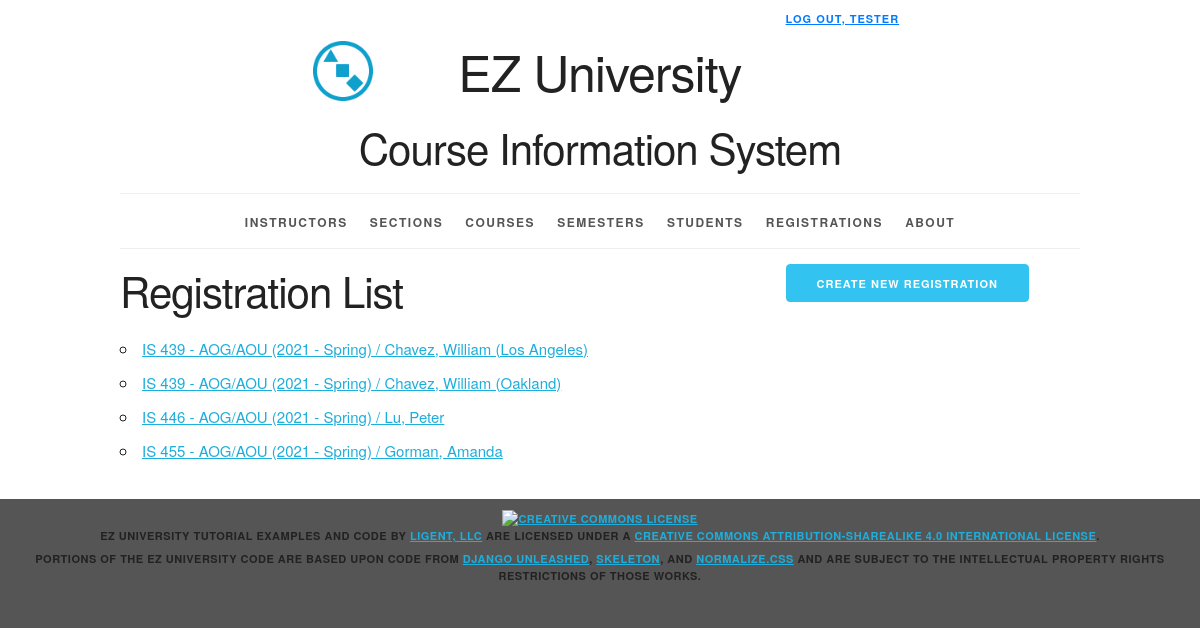
The app's page /registration/ (signed in) with its own data.
### courseinfo/models.py (models this page shows, shortened)
class Registration(models.Model):
    registration_id = models.AutoField(primary_key=True)
    student = models.ForeignKey(Student,related_name='registrations',on_delete=models.PROTECT)
    section = models.ForeignKey(Section,related_name='registrations',on_delete=models.PROTECT)
    def __str__(self):
        return '%s / %s' % (self.section, self.student)
    def get_absolute_url(self):
        return reverse('courseinfo_registration_detail_urlpattern',
                       kwargs={'pk':self.pk})
    class Meta:
        ordering = ['section','student']
        constraints = [
            UniqueConstraint(fields = ['section','student'], name='unique_registration')
        ]

class Section(models.Model):
    section_id = models.AutoField(primary_key=True)
    section_name = models.CharField(max_length=20)
    semester = models.ForeignKey(Semester,related_name='sections',on_delete=models.PROTECT)
    course = models.ForeignKey(Course,related_name='sections',on_delete=models.PROTECT)
    instructor = models.ForeignKey(Instructor,related_name='sections',on_delete=models.PROTECT)
    def __str__(self):
        return '%s - %s (%s)' % (self.course.course_number,self.section_name,self.semester.__str__())
    class Meta:
        ordering = ['course','section_name','semester']
        constraints = [
            UniqueConstraint(fields = ['semester','course','section_name'], name = 'unique_section')
        ]

class Course(models.Model):
    course_id = models.AutoField(primary_key=True)
    course_number = models.CharField(max_length=20)
    course_name = models.CharField(max_length=255)
    class Meta:
        ordering = ['course_number', 'course_name']
        constraints = [
            UniqueConstraint(fields=['course_number','course_name'],name='unique_course')
            ]

class Semester(models.Model):
    semester_id = models.AutoField(primary_key=True)
    year = models.ForeignKey(Year, related_name='semesters', on_delete=models.PROTECT)
    period = models.ForeignKey(Period, related_name='semesters', on_delete=models.PROTECT)
    def __str__(self):
        return '%s - %s' % (self.year.year, self.period.period_name)
    class Meta:
        ordering = ['year__year','period__period_sequence']
        constraints = [
            UniqueConstraint(fields = ['year','period'], name = 'unique_semester')
        ]

class Year(models.Model):
    year_id = models.AutoField(primary_key=True)
    year = models.IntegerField(unique=True)
    class Meta:
        ordering = ['year']

class Period(models.Model):
    period_id = models.AutoField(primary_key=True)
    period_sequence = models.IntegerField(unique=True)
    period_name = models.CharField(max_length=45,unique=True)
    class Meta:
        ordering = ['period_sequence']

class Student(models.Model):
    student_id = models.AutoField(primary_key=True)
    first_name = models.CharField(max_length=45)
    last_name = models.CharField(max_length=45)
    disambiguator = models.CharField(max_length=45,blank=True,default='')
    def __str__(self):
        result = ''
        if self.disambiguator == '':
            result = '%s, %s' % (self.last_name,self.first_name)
        else:
            result = '%s, %s (%s)' % (self.last_name, self.first_name, self.disambiguator)
        return result
    class Meta:
        ordering = ['last_name','first_name','disambiguator']
        constraints = [
            UniqueConstraint(fields=['last_name','first_name','disambiguator'],name='unique_student')
        ]

### courseinfo/views.py (the view)
class RegistrationList(LoginRequiredMixin, PermissionRequiredMixin,ListView):
    model = Registration
    permission_required = 'courseinfo.view_registration'

### courseinfo/templates/courseinfo/registration_list.html (shortened to what this page needs)
{% extends 'courseinfo/base.html' %}
{% block create_button %}
    {% if perms.courseinfo.add_student %}
      <a href="{% url 'courseinfo_registration_create_urlpattern' %}"
         class="button button-primary">
        Create New Registration</a>
    {% endif %}
{% endblock %}
{% block org_content %}
  <h2>Registration List</h2>
    <ul>
        {% for registration in registration_list %}
            <li>
                <a href="{{ registration.get_absolute_url }}">{{ registration }}</a>
            </li>
        {% empty %}
            <li><em>There are currently no registrations available.</em></li>
        {% endfor %}
    </ul>
{% endblock %}

### courseinfo/templates/courseinfo/base.html (shortened to what this page needs)
{% load static %}
<!DOCTYPE html>
<html lang="en">
<head>
    <link rel="stylesheet" type="text/css"
          href="{% static 'coursinfo/normalize.css' %}">
    <link rel="stylesheet" type="text/css"
          href="{% static 'courseinfo/skeleton.css' %}">
    <link rel="stylesheet" type="text/css"
          href="{% static 'courseinfo/style.css' %}">
</head>
<body>
<div class="container">
<div class="status row">
    <div class="offset-by-eight four columns">
        <ul class="inline">
            {% if user.is_authenticated %}
                <li>
                    <form method="post" action="{% url 'logout_urlpattern' %}" style="display:inline;">
                        <button type="submit" style="background: none; border: none; padding: 0; color: #007BFF; cursor: pointer; text-decoration: underline;">
                            Log Out, {{ user.get_username }}
                        </button>
                    </form>
                </li>
            {% else %}
                <li><a href="{% url 'login_urlpattern' %}">Log In</a></li>
            {% endif %}
            </ul>
        </div>
    </div>
    <header class="row">
        <div class="offset-by-one ten columns">
            <h1 class="logo">EZ University</h1>
            <h2>Course Information System</h2>
        </div>
    </header>
    <nav>
        <ul>
            {% if perms.courseinfo.view_instructor %}
                <li>
                    <a href="{% url 'courseinfo_instructor_list_urlpattern' %}">
                        Instructors</a></li>
            {% endif %}
            {% if perms.courseinfo.view_section %}
                <li>
                    <a href="{% url 'courseinfo_section_list_urlpattern' %}">
                        Sections</a></li>
            {% endif %}
            {% if perms.courseinfo.view_course %}
                <li>
                    <a href="{% url 'courseinfo_course_list_urlpattern' %}">
                        Courses</a></li>
            {% endif %}
            {% if perms.courseinfo.view_semester %}
                <li>
                    <a href="{% url 'courseinfo_semester_list_urlpattern' %}">
                        Semesters</a></li>
            {% endif %}
            {% if perms.courseinfo.view_student %}
                <li>
                    <a href="{% url 'courseinfo_student_list_urlpattern' %}">
                        Students</a></li>
            {% endif %}
            {% if perms.courseinfo.view_registration %}
                <li>
                    <a href="{% url 'courseinfo_registration_list_urlpattern' %}">
                        Registrations</a></li>
            {% endif %}
            <li>
                <a href="{% url 'about_urlpattern' %}">
                    About</a></li>
        </ul>
    </nav>
    <main>
        {% block content %}
            <div class="row">
                <section class="eight columns">
                    {% block org_content %}{% endblock %}
                </section>
                <section class="desktop four columns">
                    {% block create_button %}{% endblock %}
                </section>
            </div>
        {% endblock %}
    </main>
</div>
<footer>
    <p>
        <a rel="license" href="http://creativecommons.org/licenses/by-sa/4.0/">
            <img alt="Creative Commons License" style="border-width:0"
                 src="https://i.creativecommons.org/l/by-sa/4.0/88x31.png"/>
        </a><br/><span property="dct:title">EZ University Tutorial Examples and Code</span>
        by
        <a href="https://www.ligent.net" property="cc:attributionName"
           rel="cc:attributionURL">Ligent, LLC</a> are licensed under a
        <a rel="license" href="http://creativecommons.org/licenses/by-sa/4.0/">Creative Commons Attribution-ShareAlike
            4.0 International License</a>.
    </p>
    <p>Portions of the EZ University code are based upon code from
        <a href="https://django-unleashed.com">Django Unleashed</a>,
        <a href="http://getskeleton.com/">Skeleton</a>, and
        <a href="https://necolas.github.io/normalize.css/">Normalize.css</a> and
        are subject to the intellectual property rights restrictions of those works.
    </p>
</footer>
</body>
</html>

### courseinfo/static/courseinfo/skeleton.css (style rules this page uses)
.container { position: relative; width: 100%; max-width: 960px; margin: 0 auto; padding: 0 20px; box-sizing: border-box; }
.column, .columns { width: 100%; float: left; box-sizing: border-box; }
@media (min-width: 400px) { .container { width: 85%; padding: 0; } }
@media (min-width: 550px) { .container { width: 80%; } }
@media (min-width: 550px) { .column, .columns { margin-left: 4%; } }
@media (min-width: 550px) { .column:first-child, .columns:first-child { margin-left: 0; } }
@media (min-width: 550px) { .four.columns { width: 30.6666666667%; } }
@media (min-width: 550px) { .eight.columns { width: 65.3333333333%; } }
@media (min-width: 550px) { .ten.columns { width: 82.6666666667%; } }
@media (min-width: 550px) { .offset-by-one.column, .offset-by-one.columns { margin-left: 8.66666666667%; } }
@media (min-width: 550px) { .offset-by-eight.column, .offset-by-eight.columns { margin-left: 69.3333333333%; } }
html { font-size: 62.5%; }
body { font-size: 1.5em; line-height: 1.6; font-weight: 400; font-family: "Raleway", "HelveticaNeue", "Helvetica Neue", Helvetica, Arial, sans-serif; color: #222; }
h1, h2, h3, h4, h5, h6 { margin-top: 0; margin-bottom: 2rem; font-weight: 300; }
h1 { font-size: 4.0rem; line-height: 1.2; letter-spacing: -.1rem; }
h2 { font-size: 3.6rem; line-height: 1.25; letter-spacing: -.1rem; }
@media (min-width: 550px) { h1 { font-size: 5.0rem; } }
@media (min-width: 550px) { h2 { font-size: 4.2rem; } }
p { margin-top: 0; }
a { color: #1EAEDB; }
.button, button, input[type="submit"], input[type="reset"], input[type="button"] { display: inline-block; height: 38px; padding: 0 30px; color: #555; text-align: center; font-size: 11px; font-weight: 600; line-height: 38px; letter-spacing: .1rem; text-transform: uppercase; text-decoration: none; white-space: nowrap; background-color: transparent; border-radius: 4px; border: 1px solid #bbb; cursor: pointer; box-sizing: border-box; }
.button.button-primary, button.button-primary, input[type="submit"].button-primary, input[type="reset"].button-primary, input[type="button"].button-primary { color: #FFF; background-color: #33C3F0; border-color: #33C3F0; }
ul { list-style: circle inside; }
ol, ul { padding-left: 0; margin-top: 0; }
li { margin-bottom: 1rem; }
button, .button { margin-bottom: 1rem; }
pre, blockquote, dl, figure, table, p, ul, ol, form { margin-bottom: 2.5rem; }
.container:after, .row:after, .u-cf { content: ""; display: table; clear: both; }

### courseinfo/static/courseinfo/style.css (style rules this page uses)
.desktop { display: none; }
@media (min-width: 550px) { .desktop { display: block; } }
html { height: 100%; background-color: #555; }
body { background-color: white; }
body>div>header { text-align: center;; }
header h1 { display: inline-block; font-weight: normal; font-style: normal; width: 100%; margin-top: 0; padding-top: 0; }
.logo { padding-top: 50px; background-image: url("/static/courseinfo/logo.png"); background-size: 50px; background-repeat: no-repeat; background-position: top; }
@media (min-width: 750px) { .logo { padding-top: 0; background-size: contain; background-position: 0% 0%; } }
@media (min-width: 1000px) { .logo { background-position: 10% 0%; } }
@media (min-width: 1200px) { .logo { background-position: 15% 0%; } }
nav { border-top: 1px solid #eee; width: 100%; border-bottom: 1px solid #eee; margin: 0 0 1em; padding: 0; }
nav ul { margin: 0; padding: 1em 0; list-style-type: none; text-align: center; }
nav ul li { display: inline; padding: 0; margin: 0 0.25em; font-weight: 600; text-transform: uppercase; text-align: center; font-size: 1rem; letter-spacing: .10rem; }
@media (min-width: 400px) { nav ul li { letter-spacing: .15rem; font-size: 1.2rem; margin: 0 0.5em; } }
@media (min-width: 550px) { nav ul li { margin: 0 0.75em; } }
nav ul li a { color: #555; text-decoration: none; background-color: transparent; cursor: pointer; }
.inline { list-style-type: none; padding: 0; margin: 0 0 -0.5em; }
.inline li { display: inline; }
body>footer { width: 100%; background-color: #555; font-size: 1.1rem; letter-spacing: .05rem; font-weight: 600; text-transform: uppercase; text-align: center; padding: 1em 0; margin: 1em 0; }
body>footer p { margin-bottom: 0.5rem; }

### records on screen
Registration: section+student "IS 439 - AOG/AOU (2021 - Spring) / Chavez, William (Los Angeles)"
Registration: section+student "IS 439 - AOG/AOU (2021 - Spring) / Chavez, William (Oakland)"
Registration: section+student "IS 446 - AOG/AOU (2021 - Spring) / Lu, Peter"
Registration: section+student "IS 455 - AOG/AOU (2021 - Spring) / Gorman, Amanda"

### other values on screen
{{ user.get_username }} "TESTER"
